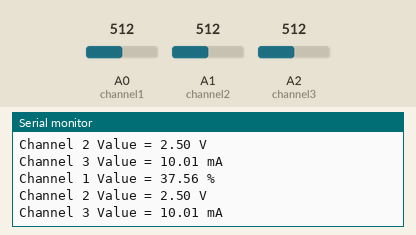
Simulated run of this sketch. Board: Arduino Uno, built with avr-gcc and run on an emulated ATmega328P. On the bench: the last lines printed to the serial monitor. The test bench sets the inputs (shaded band); at power-on: A2 (channel3) = 512, A0 (channel1) = 512, A1 (channel2) = 512.

Above: at 1.2 s.
1.3 s: A2 (channel3) set to 494
At 2.1 s:
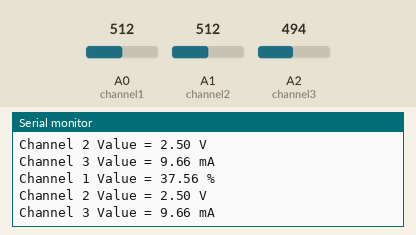
4.3 s: A0 (channel1) set to 302
At 4.8 s:
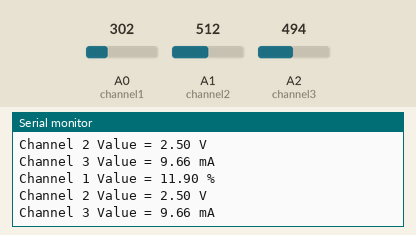
7.3 s: A0 (channel1) set to 277
At 8.0 s:
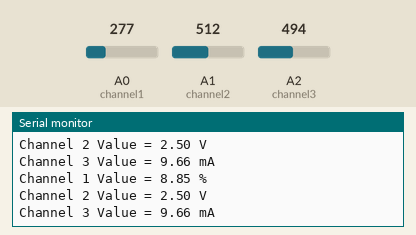
10.3 s: A1 (channel2) set to 186
At 11.3 s:
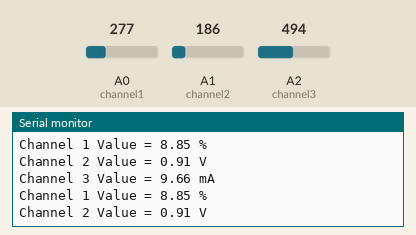
13.3 s: A1 (channel2) set to 171
At 14.0 s:
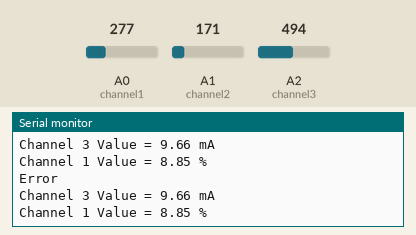
Timing chart, 0 to 16.3 s (numbered marks = the images above; inputs shaded):
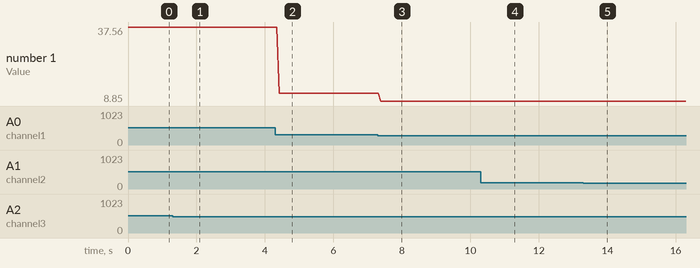

Measured:
- the behaviour switches between 180 and 179 on A1 (channel2) (found by bisection; images 4 and 5)
- after the input at 1.3 s, the serial monitor: prints a new line after 0.13 s (image 1)
- after the input at 4.3 s, the serial monitor: prints a new line after 0.12 s (image 2)
- after the input at 7.3 s, the serial monitor: prints a new line after 0.09 s (image 3)
- after the input at 10.3 s, the serial monitor: prints a new line after 0.12 s (image 4)
- after the input at 13.3 s, the serial monitor: prints a new line after 0.12 s (image 5)
- plotted number 1: 37.56 → 11.9 after the input at 4.3 s, 11.9 → 8.85 after the input at 7.3 s

The sketch:

ADC_Input_Processing_02142022.ino
```cpp
//Base logic to translate voltage from input to outpt

const int channel1 = A0; // declare pin for input channel 1
const int channel2 = A1; // declare pin for input channel 2
const int channel3 = A2; // declare pin for input channel 3
const int channel4 = A3; // declare pin for input channel 4
//*Declare output pins*

float val1 = 0; //channel 1 value variable
float val2 = 0; //channel 1 value variable
float val3 = 0; //channel 1 value variable
float val4 = 0; //channel 1 value variable

bool on1 = 1; //bool to flag if channel should be read
bool on2 = 1; //bool to flag if channel should be read
bool on3 = 1; //bool to flag if channel should be read
bool on4 = 0; //bool to flag if channel should be read


float High1 = 100; //high reading channel 1
float Low1 = 0; //low reading channel 1
float High2 = 5; //high reading channel 2
float Low2 = 1; //low reading channel 2
float High3 = 20; //high reading channel 3
float Low3 = 4; //low reading channel 3
float High4 = 5; //high reading channel 4
float Low4 = 1; //low reading channel 5

float b1 = -(High1-5*Low1)/4; //intercept for each channel
float b2 = -(High2-5*Low2)/4;
float b3 = -(High3-5*Low3)/4;
float b4 = -(High4-5*Low4)/4;

float m1 = (High1-b1)/1023; //slopes for each channel
float m2 = (High2-b2)/1023;
float m3 = (High3-b4)/1023;
float m4 = (High4-b4)/1023;

char unit1 = '%'; //units for each channel's input
char unit2 = 'V';
String unit3 = "mA";
char unit4 = 'V';

void setup() {
  // put your setup code here, to run once:
  Serial.begin(9600);
  //declare output pins to touch screen and peripherals
}

void loop() {
  // put your main code here, to run repeatedly:
  if(on1)
  {
    val1 = analogRead(channel1); //store voltage reading from channel 1
   if(val1*5/(1023) < 0.875 )
    {
      Serial.print("Error\n");
    }
    else
    {
     /* Check that val1 is a valid input*/
     val1 = (val1*m1) + b1;
     /* Scale val1 using scale1*/
     Serial.print("Channel 1 Value = ");
     Serial.print(val1);
     Serial.print(" ");
     Serial.print(unit1);
     Serial.print("\n");
    }
     delay(1); //delay a millisecond
     /* Send value to peripherals
     */
  }
  if(on2)
  {

    val2 = analogRead(channel2); //store voltage reading from channel 2
    if(val2*5/(1023) < 0.875 )
    {
      Serial.print("Error\n");
    }
    else
    {
     /* Check that val2 is a valid input*/
     val2 = m2*val2 + b2;
     /* Scale val1 using scale1*/
     Serial.print("Channel 2 Value = ");
     Serial.print(val2);
     Serial.print(" ");
     Serial.print(unit2);
     Serial.print("\n");
    }
     delay(1); //delay a millisecond
     /* Send value to peripherals
     */

  }
  if(on3)
  {
   val3 = analogRead(channel3); //store voltage reading from channel 1
   if(val3*5/(1023) < 0.875 )
    {
      Serial.print("Error");
    }
    else
    {
     /* Check that val3 is a valid input*/
     val3 = m3*val3 + b3;
     /* Scale val3 using scale3*/
     Serial.print("Channel 3 Value = ");
     Serial.print(val3);
     Serial.print(" ");
     Serial.print(unit3);
     Serial.print("\n");
    }
     delay(1); //delay a millisecond
     /* Send value to peripherals
     */
  }
  if(on4)
  {
    val4 = analogRead(channel4); //store voltage reading from channel 1
   if(val4*5/(1023) < 0.875 )
    {
      Serial.print("Error\n");
    }
    else
    {
     /* Check that val4 is a valid input*/
     val4 = m4*val4 + b4;
     /* Scale val4 using scale4*/
     Serial.print("Channel 4 Value = ");
     Serial.print(val4);
     Serial.print(" ");
     Serial.print(unit4);
     Serial.print("\n");
    }
     delay(1); //delay a millisecond
     /* Send value to peripherals
     */

  }

  // read four channel pins
}
```
